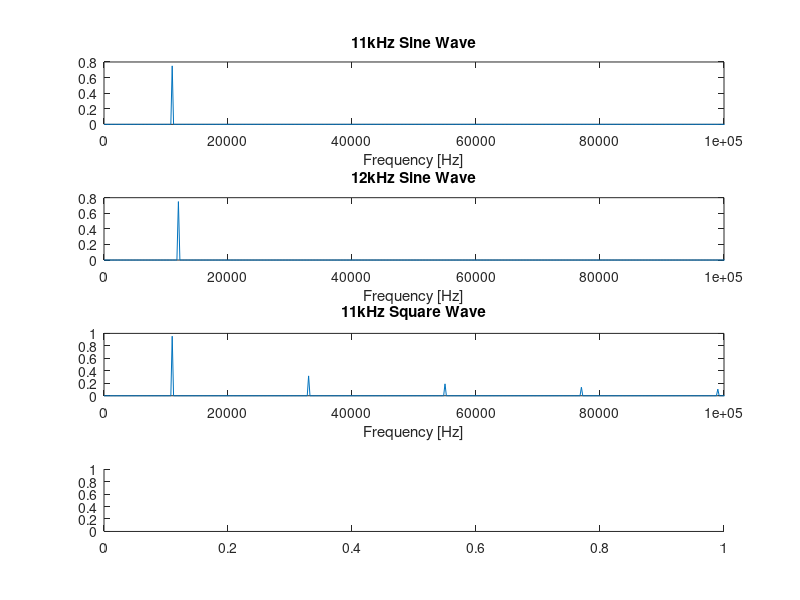
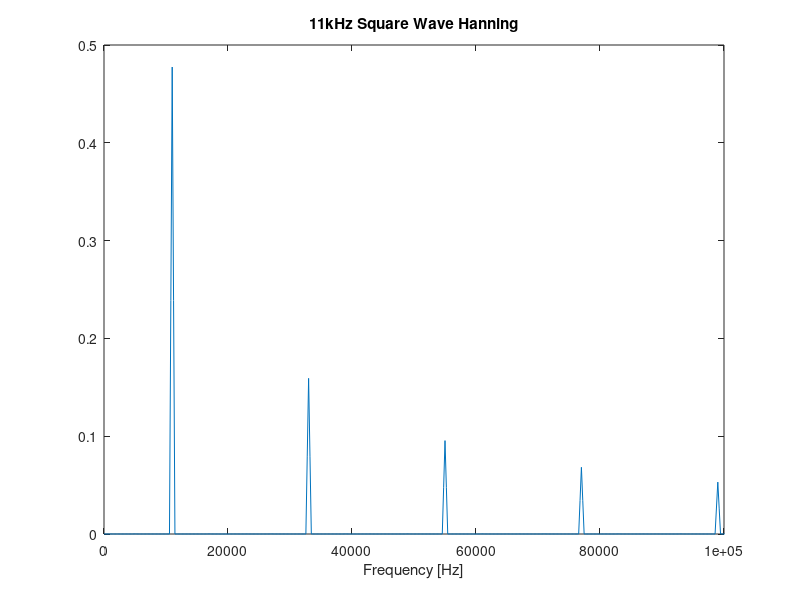

Recreate these plots in MATLAB, in order. (Note: this script raises an error after producing the figures.)
%% Simulation
% Sample different sine waves
fs = 50e6;                      % oscilliscope sampling freq
T1 = 1/11e3;
T2 = 1/12e3;
t1 = 0 : 1/fs : 50*T1 - 1/fs;           % 50 cycles
t2 = 0 : 1/fs : 50*T2 - 1/fs;
t3 = t1;

N1 = length(t1);
N2 = length(t2);
N3 = N1;

f1 = (0 : N1-1)*(fs/N1);
f2 = (0 : N2-1)*(fs/N2);
f3 = (0 : N3-1)*(fs/N3);

x1 = 1.5*sin(2*pi*11e3*t1);      % 11kHz, sine
x2 = 1.5*sin(2*pi*12e3*t2);      % 12kHz, sine
x3 = 1.5*square(2*pi*11e3*t3);   % 11kHz, square

% hanning window
h = hann(N3)';

% fft calculation
X1 = fft(x1)/N1;
X2 = fft(x2)/N2;
X3 = fft(x3)/N3;
X4 = fft(x3 .* h)/N3;

% plotting
figure()
subplot(4, 1, 1);
plot(f1, abs(X1));
xlabel('Frequency [Hz]');
xlim([0 100e3])
title('11kHz Sine Wave')

subplot(4, 1, 2);
plot(f2, abs(X2));
xlabel('Frequency [Hz]');
xlim([0 100e3])
title('12kHz Sine Wave')

subplot(4, 1, 3);
plot(f3, abs(X3));
xlabel('Frequency [Hz]');
xlim([0 100e3])
title('11kHz Square Wave')

subplot(4, 1, 4);
figure()
plot(f3, abs(X4));
xlabel('Frequency [Hz]');
xlim([0 100e3])
title('11kHz Square Wave Hanning')

%% FFT using real data
% data from the CSV file
data = readtable('ncope_44.csv', 'NumHeaderLines', 1);
x = data(:, 2);
x = x(2:end, :).Volt;
N = length(x');
%f = (0 : N-1)*(fs/N);

%finding fs of oscope
%t = data(:, 1)
%t = t(2:end, :).second;
%fs = 1/(t(2)-t(1))

f = (-N/2 :N/2-1)*(1.25e7/N);
h_window = hann(N);
X = fft(x .* h_window);

% plotting
figure()
plot(f, fftshift(abs(X)));
xlabel('Frequency [Hz]');
ylabel('Magnitude of Voltage [V]')
xlim([0 100e3])
title('Data with Hanning Window')

%% Analytical Expression describing Power
% I(r) = P_tx/4*pi*r^2
% Power = V^2/R
% V = sqrt(P_tx*R/4*pi*r^2)
% V is proportional to 1/r

%P_tx = 0;   
%c = k*sqrt(P_tx/4*pi);
r = (0:2:20);
V_analytic = 1./r;

beacon1 = [];
beacon2 = [];
beacon3 = [];

% plotting
figure()
plot(r, V_analytic, 'k', r, beacon1, 'bo')
xlabel('Distance [cm]')
ylabel('dBV')
title('Beacon 1')

figure()
plot(r, V_analytic, 'k', r, beacon2, 'bo')
xlabel('Distance [cm]')
ylabel('dBV')
title('Beacon 2')

figure()
plot(r, V_analytic, 'k', r, beacon3, 'bo')
xlabel('Distance [cm]')
ylabel('dBV')
title('Beacon 3')


%% Teensy Matlab Plotting
% grab data from the other teensy file
% DONT FORGET TO CHANGE AND COMMENT OUT
samp_freq1 = 10e3;
samp_freq2 = 100e3;

samp1 = micSignal;
%samp2 = micSignal;

[FFT1, fft_freq1] = fdomain(samp1, 1/samp_freq1);
[FFT2, fft_freq2] = fdomain(samp2, 1/samp_freq2);

fftN1 = length(FFT1);
fftN2 = length(FFT2);

[fft1, t1] = tdomain(FFT1, 1/samp_freq1);
[fft2, t2] = tdomain(FFT2, 1/samp_freq2);

% plotting
figure()
plot(fft_freq1, abs(FFT1), 'k.')
xlabel('Frequency [Hz]'); 
ylabel('Magnitude'); 
title('FFT Magnitude for 10 kS/s Data')

figure()
plot(fft_freq2, abs(FFT2), 'k.')
xlabel('Frequency [Hz]'); 
ylabel('Magnitude'); 
title('FFT Magnitude for 100 kS/s Data')

figure()
plot(t1(1:100), samp1(1:100), 'k.')
xlabel('Time [s]'); 
ylabel('Voltages [V]'); 
title('Time Data for 10 kS/s')

figure()
plot(t2(1:100), samp2(1:100), 'k.')
xlabel('Time [s]'); 
ylabel('Voltages [V]'); 
title('Time Data for 100 kS/s')
